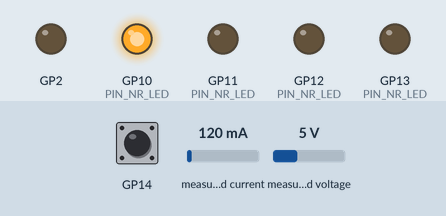
The sketch below on a simulated Raspberry Pi Pico. On the bench: output pins drawn as LEDs (lit = HIGH). The test bench sets the inputs (shaded band); at power-on: GP14 HIGH, measured current 120 mA, measured voltage 5 V. What the sketch prints to the serial monitor is not drawn.

Above: at 0.2 s.
At 0.72 s:
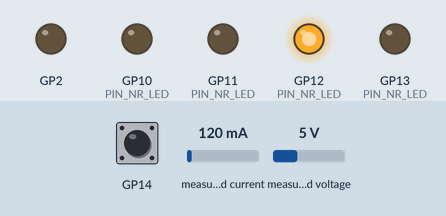
At 1.2 s:
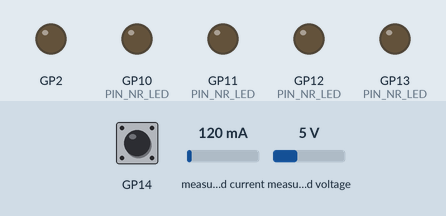
Timing chart, 0 to 2.7 s (numbered marks = the images above):
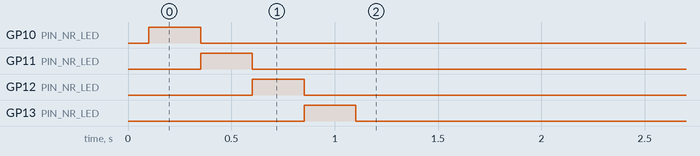

The sketch:

TestLEDs.ino
```cpp
#include <Wire.h>
#include <Adafruit_PWMServoDriver.h>
#include <Adafruit_INA219.h>

typedef unsigned int PinNr;

typedef size_t LedNr;
typedef uint8_t LedBlinkPattern;

static const PinNr PIN_NR_LED[] = {10, 11, 12, 13};

Adafruit_PWMServoDriver pwm = Adafruit_PWMServoDriver();
Adafruit_INA219 ina219(0x44);

#define TX_EN 17

void leds_setup() {
  for(const PinNr pin_nr : PIN_NR_LED) {
    pinMode(pin_nr, OUTPUT);
  }
}

inline PinNr leds_get_pinNr(const LedNr led_nr) {
  return PIN_NR_LED[led_nr];
}

void leds_set(const LedNr led_nr, bool on) {
  digitalWrite(leds_get_pinNr(led_nr), on?HIGH:LOW);
}

void setup() {
  leds_setup();
  Serial.begin(115200);

  pinMode(0, INPUT_PULLUP);

  pinMode(14, INPUT_PULLUP);
  pinMode(2, OUTPUT);
  digitalWrite(2, LOW);

  pwm.begin();
  pwm.setPWMFreq(1600);  // This is the maximum PWM frequency
  ina219.begin();

  // if you want to really speed stuff up, you can go into 'fast 400khz I2C' mode
  // some i2c devices dont like this so much so if you're sharing the bus, watch
  // out for this!
#ifdef TWBR
  // save I2C bitrate
  uint8_t twbrbackup = TWBR;
  // must be changed after calling Wire.begin() (inside pwm.begin())
  TWBR = 12; // upgrade to 400KHz!
#endif
  for (uint8_t pwmnum=0; pwmnum < 16; pwmnum++) {
    pwm.setPWM(pwmnum, 0, 0);
  }

  digitalWrite(TX_EN, HIGH);
  delay(100);
}


void loop1() {
  static long r = 0;
  static long h = 0;

  static const float MAX = 2048.0;

  float gamma = 2.0;

  float rr = min(100.0f, max(0.0f, 200-abs(200-(h/10+  0)%600))) / 100;
  float gg = min(100.0f, max(0.0f, 200-abs(200-(h/10+200)%600))) / 100;
  float bb = min(100.0f, max(0.0f, 200-abs(200-(h/10+400)%600))) / 100;

  float ii1 = pow(((double)min(100.0f, max(0.0f, 200-abs(200-(r+  0)%600))) / 100), gamma);
  float ii2 = pow(((double)min(100.0f, max(0.0f, 200-abs(200-(r+150)%600))) / 100), gamma);
  float ii3 = pow(((double)min(100.0f, max(0.0f, 200-abs(200-(r+300)%600))) / 100), gamma);
  float ii4 = pow(((double)min(100.0f, max(0.0f, 200-abs(200-(r+450)%600))) / 100), gamma);

  static int ww = 0;
  if(!digitalRead(14)) {
    ww+=8;
    if(ww >= 4095) ww = 4095;
  } else {
    ww-=8;
    if (ww < 0) ww = 0;
  }
  int ww1 = min(4095, ww * 2);
  int ww2 = max(0, min(4095.0f, ww - 1.5f * 1024.0 ));

//  pwm.setPWM( 0, 0, 0x0A5A);
//  pwm.setPWM( 0, 0, rr * ii1 * 4095);
//  pwm.setPWM( 1, 0, gg * ii1 * 4095);
//  pwm.setPWM( 2, 0, bb * ii1 * 4095);
//  pwm.setPWM( 3, 0, ww2);
//
//  pwm.setPWM( 4, 0, rr * ii2 * 4095);
//  pwm.setPWM( 5, 0, gg * ii2 * 4095);
//  pwm.setPWM( 6, 0, bb * ii2 * 4095);
//  pwm.setPWM( 7, 0, ww1);
//
//  pwm.setPWM( 8, 0, rr * ii3 * 4095);
//  pwm.setPWM( 9, 0, gg * ii3 * 4095);
//  pwm.setPWM(10, 0, bb * ii3 * 4095);
//  pwm.setPWM(11, 0, ww1);
//
//  pwm.setPWM(12, 0, rr * ii4 * 4095);
//  pwm.setPWM(13, 0, gg * ii4 * 4095);
//  pwm.setPWM(14, 0, bb * ii4 * 4095);
//  pwm.setPWM(15, 0, ww2);

//  float shuntvoltage = 0;
  float busvoltage = 0;
  float current_mA = 0;
//  float loadvoltage = 0;
//
  busvoltage = ina219.getBusVoltage_V();
  current_mA = ina219.getCurrent_mA();
//
  Serial.print(busvoltage); Serial.print(", "); Serial.println(current_mA);

  pwm.setPWM(0, 0, rr * sin((  0.0f + r) * PI / 180.0f) * 2047 + 2048);
  pwm.setPWM(1, 0, gg * sin((  0.0f + r) * PI / 180.0f) * 2047 + 2048);
  pwm.setPWM(2, 0, bb * sin((  0.0f + r) * PI / 180.0f) * 2047 + 2048);


  pwm.setPWM(4, 0, rr * sin(( 90.0f + r) * PI / 180.0f) * 2047 + 2048);
  pwm.setPWM(5, 0, gg * sin(( 90.0f + r) * PI / 180.0f) * 2047 + 2048);
  pwm.setPWM(6, 0, bb * sin(( 90.0f + r) * PI / 180.0f) * 2047 + 2048);

  pwm.setPWM( 8, 0, rr * sin((180.0f + r) * PI / 180.0f) * 2047 + 2048);
  pwm.setPWM( 9, 0, gg * sin((180.0f + r) * PI / 180.0f) * 2047 + 2048);
  pwm.setPWM(10, 0, bb * sin((180.0f + r) * PI / 180.0f) * 2047 + 2048);

  pwm.setPWM(12, 0, rr * sin((270.0f + r) * PI / 180.0f) * 2047 + 2048);
  pwm.setPWM(13, 0, gg * sin((270.0f + r) * PI / 180.0f) * 2047 + 2048);
  pwm.setPWM(14, 0, bb * sin((270.0f + r) * PI / 180.0f) * 2047 + 2048);

  r+=1;
  if (r >= 600) r = 0;
  if (++h >= 6000) h = 0;
  delay(1);
}


void loop() {

  for (int i = 0; i < 4; i++) {
    leds_set(i, true);
    delay(250);
    leds_set(i, false);
  }

//  digitalWrite(TX_EN, HIGH);
//  delay(100);
//  Serial.write("Hello. Please send something\n");
//  delay(100);
//  digitalWrite(TX_EN, LOW);
//
//  int incomingByte = 0;
//  for(;;) {
//    // send data only when you receive data:
//    if (Serial.available() > 0) {
//      // read the incoming byte:
//      incomingByte = Serial.read();
//
//      // say what you got:
//      digitalWrite(TX_EN, HIGH);
//      delay(100);
//      Serial.print("I received: ");
//      Serial.println(incomingByte, DEC);
//      delay(100);
//      digitalWrite(TX_EN, LOW);
//      break;
//    }
//  }
  digitalWrite(TX_EN, HIGH);

  for(;;) {
    for (uint8_t pwmnum=0; pwmnum < 16; pwmnum++) {
      for(uint16_t i=0; i<4096; i += 1) {
        pwm.setPWM(pwmnum, 0, i);
      }
      for(uint16_t i=0; i<4096; i += 1) {
        pwm.setPWM(pwmnum, 0, 4095 - i);
      }
    }
    for (int j = 0; j < 10; j++) {
      for (int i =0; i < 3; i++) {
        pwm.setPWM(4 + i, 0, 4095);
        pwm.setPWM(7, 0, 4095);
        pwm.setPWM(8 + i, 0, 4095);
        pwm.setPWM(11, 0, 4095);
        delay(100 - j * 9);
        pwm.setPWM(4 + i, 0, 0);
        pwm.setPWM(7, 0, 0);
        pwm.setPWM(8 + i, 0, 0);
        pwm.setPWM(11, 0, 0);
        delay(100 - j * 9);

      }
    }
    for (uint8_t pwmnum=0; pwmnum < 3; pwmnum++) {
      for(uint16_t i=0; i<4096; i += 1) {
        pwm.setPWM(pwmnum + 3, 0, i);
        pwm.setPWM(pwmnum + 7, 0, i);
        pwm.setPWM(4 + 3, 0, i);
        pwm.setPWM(4 + 7, 0, i);
      }
      for(uint16_t i=0; i<4096; i += 1) {
        pwm.setPWM(4 + 3, 0, 4095 - i);
        pwm.setPWM(4 + 7, 0, 4095 - i);
      }
      for(uint16_t i=0; i<4096; i += 1) {
        pwm.setPWM(pwmnum + 3, 0, 4095 - i);
        pwm.setPWM(pwmnum + 7, 0, 4095 - i);
      }
    }
  }
}
```

Measured:
- by itself, GP10 (PIN_NR_LED): LOW → HIGH at 0.10 s, → LOW 0.25 s later
- by itself, GP11 (PIN_NR_LED): LOW → HIGH at 0.35 s, → LOW 0.25 s later
- by itself, GP12 (PIN_NR_LED): LOW → HIGH at 0.60 s, → LOW 0.25 s later
- by itself, GP13 (PIN_NR_LED): LOW → HIGH at 0.85 s, → LOW 0.25 s later
